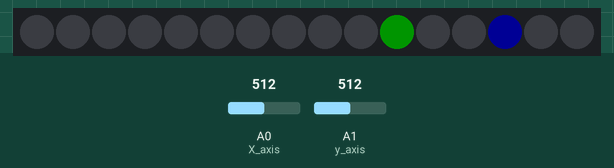
Recording of a sketch running on a simulated Arduino Uno, built with avr-gcc and run on an emulated ATmega328P. Shown: 16 RGB LEDs in strip order, left to right. Inputs (shaded band) come from the test bench; at power-on: A0 (X_axis) = 512, A1 (y_axis) = 512. Dim RGB values are drawn brighter than linear; random numbers use the default seed unless the sketch sets one.

Above: at 1.2 s.
1.3 s: A0 (X_axis) set to 551
At 1.7 s:
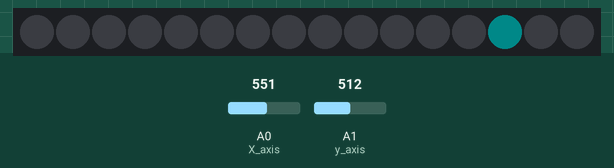
4.3 s: A0 (X_axis) set to 569
At 5.3 s:
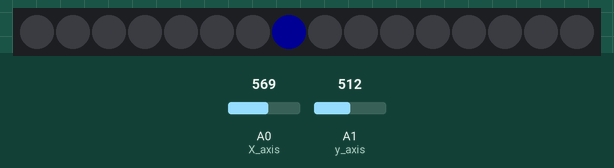
5.8 s: A0 (X_axis) set to 511
7.3 s: A0 (X_axis) set to 445
8.8 s: A0 (X_axis) set to 430
Timing chart, 0 to 11.3 s (numbered marks = the images above; inputs shaded):
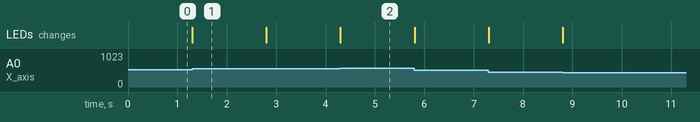

The sketch:

handheld_balance_game.ino
```cpp
#include <Adafruit_NeoPixel.h>

Adafruit_NeoPixel strip = Adafruit_NeoPixel(16, 6, NEO_GRB + NEO_KHZ800);

int initX, initY, goalIndex, cursorIndex;
unsigned long goalStartTime; // used to figure out how long the cursor has been at the goal
#define bucket 25 // range in accelerometer that coorelates to each coordinate value

void setup() {
  // put your setup code here, to run once:
  strip.begin();
  strip.show(); // start up the LED panel

  analogReference(EXTERNAL); // uses 3.3 volts as the maximum analog reading value
  pinMode(A0, INPUT); // X axis
  pinMode(A1, INPUT); // y axis
  pinMode(A2, INPUT); // used to pick random number

  initX = analogRead(A0); // initial reading (while breadboard is flat)
  initY = analogRead(A1);

  randomSeed(analogRead(A2)); // Pick a seed for the random number generator
  goalIndex = random(15); // Randomly pick a starting place
  goalStartTime = millis(); // Sets the elaped time in the goal to 0
}

// Maps the "snaking" LED matrix to the coordinate array
void setNthPixel(int pixel, uint32_t color) {
  if(pixel <= 3) {
    strip.setPixelColor(pixel, color);
  } else if (pixel <= 7) {
    strip.setPixelColor(11 - pixel, color); // flips LEDs 4, 5, 6, 7 to be 7, 6, 5, 4
  } else if (pixel <= 11) {
    strip.setPixelColor(pixel, color);
  } else if (pixel <= 15) {
    strip.setPixelColor(27 - pixel, color); // flips LEDs 12, 13, 14, 15 to be 16, 14, 13, 12
  }
}

int getCursorIndex() {
  int x, y, xOffset, yOffset;

  xOffset = initX - 2 * bucket;
  yOffset = initY - 2 * bucket;

  x = (analogRead(A0) - xOffset) / bucket;
  y = (analogRead(A1) - yOffset) / bucket;

  if(x < 0 || x > 3 || y < 0 || y > 3) {
    // if the coordinate is off the LED matrix, we'll set the value to -1
    return -1;
  } else {
    // converts the x, y coordinates into one number that correlates to the LED matrix
    return x*4+y;
  }
}

void loop() {
  // put your main code here, to run repeatedly:
  cursorIndex = getCursorIndex();

  for(int i = 0; i < 16; i++) {
    // clears the led panel
    strip.setPixelColor(i, strip.Color(0, 0, 0));
  }

  // show the goal LED
  setNthPixel(goalIndex, strip.Color(0,0, 20));

  if(cursorIndex != -1) {
    // show the cursor LED
    setNthPixel(cursorIndex, strip.Color(0, 20, 0));
  }

  if(cursorIndex == goalIndex ) {
    // if the goal and cursor line up, show a combined color
    setNthPixel(cursorIndex, strip.Color(0, 10, 10));
  } else{
    goalStartTime = millis(); // reset the elapsed time
  }

  if(millis() - goalStartTime >= 1500) {
    // if the goal has been selected for 1.5 seconds
    goalIndex = random(15); // select a new goal
    goalStartTime = millis(); // reset the elapsed time
  }

  strip.show();
}
```

Measured:
- the behaviour switches between 561 and 562 on A0 (X_axis) (found by bisection; images 1 and 2)
- after the input at 1.3 s, the LEDs: change at once (image 1)
- after the input at 4.3 s, the LEDs: change at once (image 2)
- what the display in image 1 shows lasts 1.5 s, from 1.3 s to 2.8 s
